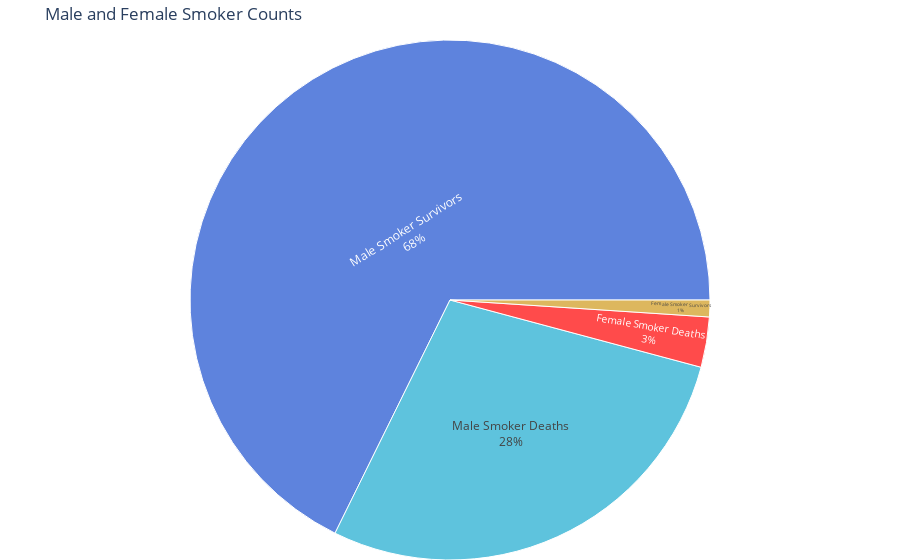

Notebook code for this chart:
### Code cell
# Create a DataFrame

df = pd.DataFrame({
    'Categories': ['Male Smoker Deaths', 'Female Smoker Deaths', 'Male Smoker Survivors', 'Female Smoker Survivors'],
    'Counts': [27, 3, 65, 1]
})

# Create a sunburst chart
fig = px.sunburst(df, path=['Categories'], values='Counts', color='Categories',
                  color_discrete_map={'Male Smoker Deaths': '#1baacf', 'Female Smoker Deaths':'red' ,
                                      'Male Smoker Survivors': '#1B50CF' , 'Female Smoker Survivors': '#cf9a1b'},
                  title='Male and Female Smoker Counts')

# Update layout for better presentation
fig.update_layout(margin=dict(l=0, r=0, b=0, t=40))

fig.update_traces(textinfo='label+percent entry', textfont_size =12)



# plt.savefig(fname = "./Images/sunburst_plot.png")


# Show the chart
fig.show()

### Figure 1 — Plotly figure (JSON) as saved in the notebook; plotly's stock layout.template omitted (floating-point values rounded to 4 significant figures)
{"data": [{"branchvalues": "total", "customdata": [["Female Smoker Survivors"], ["Male Smoker Survivors"], ["Female Smoker Deaths"], ["Male Smoker Deaths"]], "domain": {"x": [0, 1], "y": [0, 1]}, "hovertemplate": "labels=%{label}<br>Counts=%{value}<br>parent=%{parent}<br>id=%{id}<br>Categories=%{customdata[0]}<extra></extra>", "ids": ["Female Smoker Survivors", "Male Smoker Survivors", "Female Smoker Deaths", "Male Smoker Deaths"], "labels": ["Female Smoker Survivors", "Male Smoker Survivors", "Female Smoker Deaths", "Male Smoker Deaths"], "marker": {"colors": ["#cf9a1b", "#1B50CF", "red", "#1baacf"]}, "name": "", "parents": ["", "", "", ""], "textfont": {"size": 12}, "textinfo": "label+percent entry", "type": "sunburst", "values": [1, 65, 3, 27]}], "layout": {"legend": {"tracegroupgap": 0}, "margin": {"b": 0, "l": 0, "r": 0, "t": 40}, "title": {"text": "Male and Female Smoker Counts"}}}
